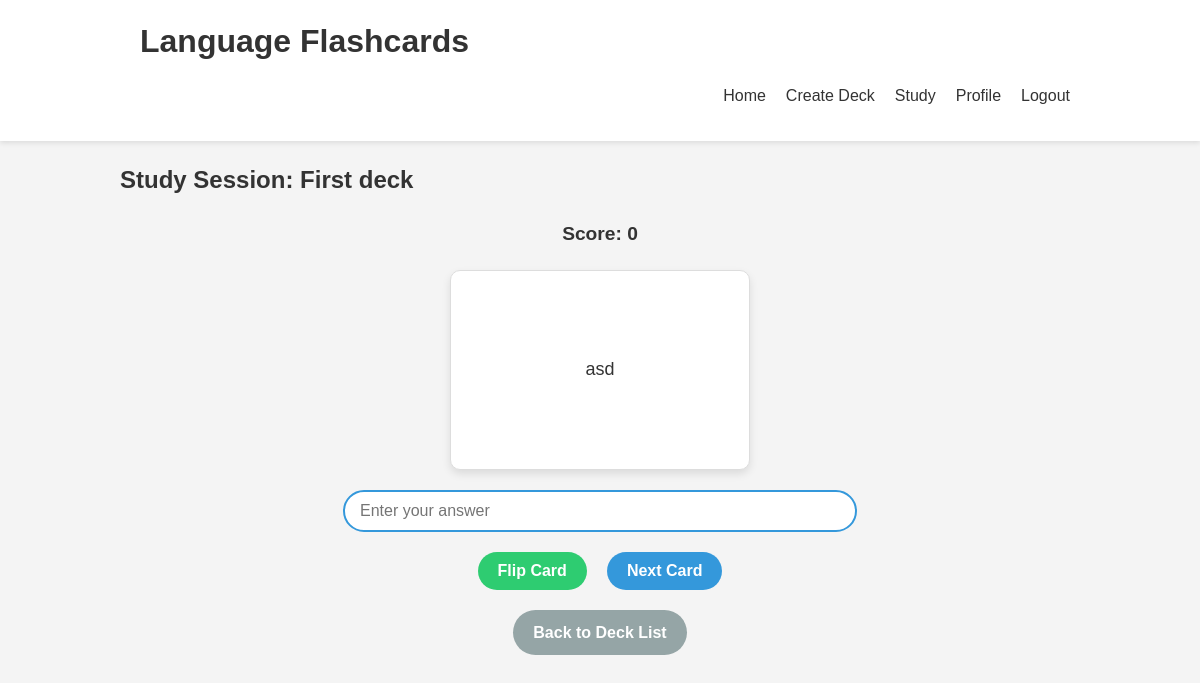
Before: /deck/4/study/ (signed in) with the older database file.
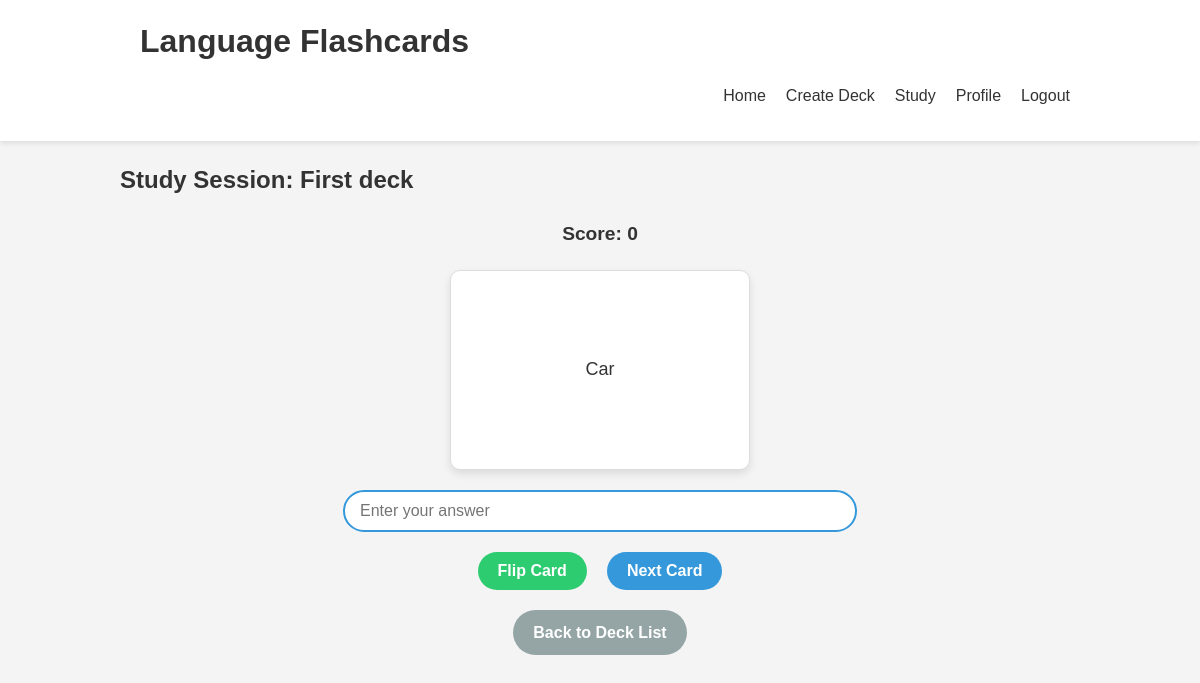
After: the same page with the newer database file.
### flashcards/models.py (models this page shows, shortened)
class Flashcard(models.Model):
    deck = models.ForeignKey(Deck, on_delete=models.CASCADE)
    front = models.TextField()
    back = models.TextField()
    created_at = models.DateTimeField(auto_now_add=True)
    last_reviewed = models.DateTimeField(null=True, blank=True)
    ease_factor = models.FloatField(default=2.5)
    interval = models.IntegerField(default=1)

### flashcards/views.py (the view)
# urls.py: path('deck/<int:deck_id>/study/', views.study_deck, name='study_deck'),
@login_required
def study_deck(request, deck_id):
    deck = get_object_or_404(Deck, id=deck_id, user=request.user)
    flashcards = list(Flashcard.objects.filter(deck=deck).values('id', 'front', 'back'))
    return render(request, 'flashcards/study.html', {'deck': deck, 'deck_id': deck_id, 'flashcards': flashcards})

### flashcards/templates/flashcards/study.html (shortened to what this page needs)
{% extends 'flashcards/base.html' %}
{% load static %}
{% block content %}
<body data-deck-id="{{ deck.id }}"></body>
<h2>Study Session: {{ deck.name }}</h2>
<div id="score-display">
    <p>Score: <span id="current-score">0</span></p>
</div>
<div class="flashcard" id="flashcard">
    <div class="flashcard-inner">
        <div class="flashcard-front" id="flashcard-front">{{ flashcards.0.front }}</div>
        <div class="flashcard-back" id="flashcard-back">{{ flashcards.0.back }}</div>
    </div>
</div>
<input type="text" id="answer" class="answer" placeholder="Enter your answer">
<div class="button-container">
    <button id="flip-btn" class="btn btn-primary">Flip Card</button>
    <button id="next-btn" class="btn btn-secondary">Next Card</button>
</div>
<a href="{% url 'study' %}" class="btn btn-secondary" id="back-to-list">Back to Deck List</a>
{% endblock %}

Changed rows visible on the page:
changed Flashcard: front "asd" → "Car"
